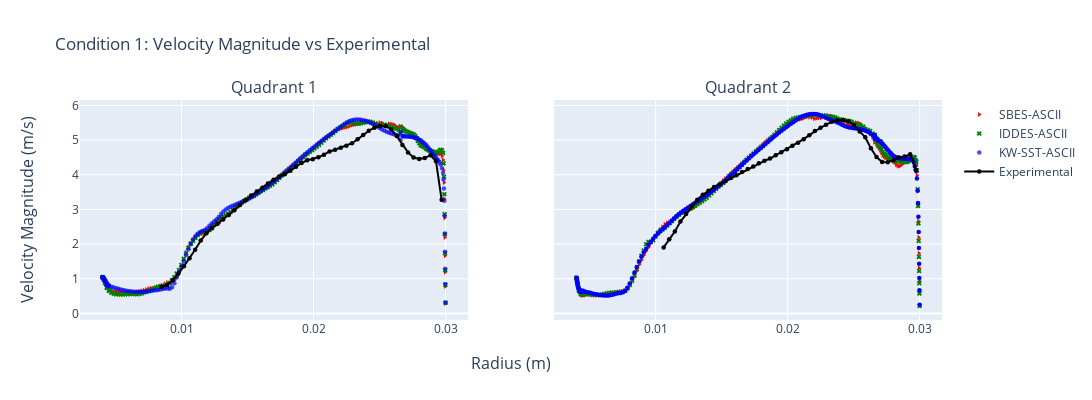

This figure's notebook cell:
### Code cell
color10_16 = ['#636EFA', '#EF553B', '#00CC96', '#AB63FA', '#FFA15A', '#19D3F3', '#FF6692', '#B6E880', '#FF97FF',
              '#FECB52']
fig = make_subplots(
    rows=1,
    cols=2,
    shared_yaxes=True,
    x_title="Radius (m)",
    y_title="Velocity Magnitude (m/s)",
    subplot_titles=("Quadrant 1", "Quadrant 2"))


fig.add_trace(go.Scatter(x=quad_ascii["C1_SBES"]['Q1']['radius_bin_mean'],
                         y=quad_ascii["C1_SBES"]['Q1']['velocity-magnitude_bin_mean'],
                         mode='markers',
                         name='SBES-ASCII',
                          marker=dict(
                              color='red',
                              size = 4.5,
                              line=dict(color='red'),
                              symbol = 'triangle-right')
                          ),
              row=1, col=1)

fig.add_trace(go.Scatter(x=quad_ascii["C1_IDDES"]['Q1']['radius_bin_mean'],
                         y=quad_ascii["C1_IDDES"]['Q1']['velocity-magnitude_bin_mean'],
                         mode='markers',
                         name='IDDES-ASCII',
                          marker=dict(
                              color='green',
                              size = 4.5,
                              line=dict(color='green'),
                              symbol = 'x')
                          ),
              row=1, col=1)

fig.add_trace(go.Scatter(x=quad_ascii["C1_KW"]['Q1']['radius_bin_mean'],
                         y=quad_ascii["C1_KW"]['Q1']['velocity-magnitude_bin_mean'],
                         mode='markers',
                         name='KW-SST-ASCII',
                          marker=dict(
                              color='blue',
                              size = 4.5,
                              line=dict(color='blue'),
                              opacity = 0.7,
                              symbol = 'circle')
                          ),
              row=1, col=1)


fig.add_trace(go.Scatter(x=C1_Experimental["Q1"]['radius'],
                         y=C1_Experimental["Q1"]['Velocity_Magnitude'],
                         mode='markers+lines',
                         name='Experimental',
                          marker=dict(
                              color='black',
                              size = 4.5,
                              line=dict(color='black'),
                              symbol = 'circle')
                          ),
              row=1, col=1)

fig.add_trace(go.Scatter(x=quad_ascii["C1_SBES"]['Q2']['radius_bin_mean'],
                         y=quad_ascii["C1_SBES"]['Q2']['velocity-magnitude_bin_mean'],
                         mode='markers',
                         name='SBES-ASCII',
                          marker=dict(
                              color='red',
                              size = 4.5,
                              line=dict(color='red'),
                              symbol = 'triangle-right'),
                          showlegend=False
                          ),
              row=1, col=2)

fig.add_trace(go.Scatter(x=quad_ascii["C1_IDDES"]['Q2']['radius_bin_mean'],
                         y=quad_ascii["C1_IDDES"]['Q2']['velocity-magnitude_bin_mean'],
                         mode='markers',
                         name='IDDES-ASCII',
                          marker=dict(
                              color='green',
                              size = 4.5,
                              line=dict(color='green'),
                              symbol = 'x'),
                          showlegend=False
                          ),
              row=1, col=2)

fig.add_trace(go.Scatter(x=quad_ascii["C1_KW"]['Q2']['radius_bin_mean'],
                         y=quad_ascii["C1_KW"]['Q2']['velocity-magnitude_bin_mean'],
                         mode='markers',
                         name='KW-SST-ASCII',
                          marker=dict(
                              color='blue',
                              size = 4.5,
                              line=dict(color='blue'),
                              symbol = 'circle'),
                          showlegend=False
                          ),
              row=1, col=2)



fig.add_trace(go.Scatter(x=C1_Experimental["Q2"]['radius'],
                         y=C1_Experimental["Q2"]['Velocity_Magnitude'],
                         mode='markers+lines',
                         name='Experimental',
                          marker=dict(
                              color='black',
                              size = 4.5,
                              line=dict(color='black'),
                              symbol = 'circle'),
                          showlegend=False),

              row=1, col=2)

fig.update_layout(height=400, width=1200,
                  title_text="Condition 1: Velocity Magnitude vs Experimental")

fig.show()
fig.write_image("/Users/jdtarriela/Downloads/C1-velomag.png")

### Figure 1 — Plotly figure (JSON) as saved in the notebook; plotly's stock layout.template omitted (floating-point values rounded to 4 significant figures; data arrays with more than 128 entries replaced by an {"elided": "..."} marker saying what was removed)
{"data": [{"marker": {"color": "red", "line": {"color": "red"}, "size": 4.5, "symbol": "triangle-right"}, "mode": "markers", "name": "SBES-ASCII", "type": "scatter", "x": {"elided": "184 float values"}, "xaxis": "x", "y": {"elided": "184 float values"}, "yaxis": "y"}, {"marker": {"color": "green", "line": {"color": "green"}, "size": 4.5, "symbol": "x"}, "mode": "markers", "name": "IDDES-ASCII", "type": "scatter", "x": {"elided": "184 float values"}, "xaxis": "x", "y": {"elided": "184 float values"}, "yaxis": "y"}, {"marker": {"color": "blue", "line": {"color": "blue"}, "opacity": 0.7, "size": 4.5, "symbol": "circle"}, "mode": "markers", "name": "KW-SST-ASCII", "type": "scatter", "x": {"elided": "184 float values"}, "xaxis": "x", "y": {"elided": "184 float values"}, "yaxis": "y"}, {"marker": {"color": "black", "line": {"color": "black"}, "size": 4.5, "symbol": "circle"}, "mode": "markers+lines", "name": "Experimental", "type": "scatter", "x": [0.008485, 0.00891, 0.009334, 0.009758, 0.01018, 0.01061, 0.01103, 0.01146, 0.01188, 0.0123, 0.01273, 0.01315, 0.01358, 0.014, 0.01442, 0.01485, 0.01527, 0.0157, 0.01612, 0.01655, 0.01697, 0.01739, 0.01782, 0.01824, 0.01867, 0.01909, 0.01952, 0.01994, 0.02036, 0.02079, 0.02121, 0.02164, 0.02206, 0.02249, 0.02291, 0.02333, 0.02376, 0.02418, 0.02461, 0.02503, 0.02546, 0.02588, 0.0263, 0.02673, 0.02715, 0.02758, 0.028, 0.02843, 0.02885, 0.02927, 0.0297], "xaxis": "x", "y": [0.7726, 0.8215, 0.9621, 1.146, 1.364, 1.591, 1.838, 2.1, 2.312, 2.454, 2.583, 2.708, 2.836, 2.976, 3.128, 3.263, 3.398, 3.517, 3.627, 3.746, 3.857, 3.947, 4.018, 4.113, 4.231, 4.34, 4.417, 4.45, 4.503, 4.58, 4.673, 4.721, 4.781, 4.839, 4.91, 5.021, 5.149, 5.27, 5.358, 5.406, 5.4, 5.315, 5.115, 4.861, 4.645, 4.497, 4.454, 4.481, 4.565, 4.388, 3.278], "yaxis": "y"}, {"marker": {"color": "red", "line": {"color": "red"}, "size": 4.5, "symbol": "triangle-right"}, "mode": "markers", "name": "SBES-ASCII", "showlegend": false, "type": "scatter", "x": {"elided": "186 float values"}, "xaxis": "x2", "y": {"elided": "186 float values"}, "yaxis": "y2"}, {"marker": {"color": "green", "line": {"color": "green"}, "size": 4.5, "symbol": "x"}, "mode": "markers", "name": "IDDES-ASCII", "showlegend": false, "type": "scatter", "x": {"elided": "186 float values"}, "xaxis": "x2", "y": {"elided": "186 float values"}, "yaxis": "y2"}, {"marker": {"color": "blue", "line": {"color": "blue"}, "size": 4.5, "symbol": "circle"}, "mode": "markers", "name": "KW-SST-ASCII", "showlegend": false, "type": "scatter", "x": {"elided": "186 float values"}, "xaxis": "x2", "y": {"elided": "186 float values"}, "yaxis": "y2"}, {"marker": {"color": "black", "line": {"color": "black"}, "size": 4.5, "symbol": "circle"}, "mode": "markers+lines", "name": "Experimental", "showlegend": false, "type": "scatter", "x": [0.01061, 0.01103, 0.01146, 0.01188, 0.0123, 0.01273, 0.01315, 0.01358, 0.014, 0.01442, 0.01485, 0.01527, 0.0157, 0.01612, 0.01655, 0.01697, 0.01739, 0.01782, 0.01824, 0.01867, 0.01909, 0.01952, 0.01994, 0.02036, 0.02079, 0.02121, 0.02164, 0.02206, 0.02249, 0.02291, 0.02333, 0.02376, 0.02418, 0.02461, 0.02503, 0.02546, 0.02588, 0.0263, 0.02673, 0.02715, 0.02758, 0.028, 0.02843, 0.02885, 0.02927, 0.0297], "xaxis": "x2", "y": [1.905, 2.141, 2.361, 2.65, 2.865, 3.093, 3.277, 3.42, 3.537, 3.649, 3.727, 3.813, 3.906, 3.989, 4.078, 4.165, 4.239, 4.333, 4.402, 4.469, 4.56, 4.653, 4.735, 4.837, 4.926, 5.027, 5.143, 5.261, 5.356, 5.443, 5.526, 5.572, 5.576, 5.543, 5.428, 5.251, 5.081, 4.762, 4.513, 4.366, 4.358, 4.421, 4.496, 4.525, 4.592, 4.148], "yaxis": "y2"}], "layout": {"annotations": [{"font": {"size": 16}, "showarrow": false, "text": "Quadrant 1", "x": 0.225, "xanchor": "center", "xref": "paper", "y": 1.0, "yanchor": "bottom", "yref": "paper"}, {"font": {"size": 16}, "showarrow": false, "text": "Quadrant 2", "x": 0.775, "xanchor": "center", "xref": "paper", "y": 1.0, "yanchor": "bottom", "yref": "paper"}, {"font": {"size": 16}, "showarrow": false, "text": "Radius (m)", "x": 0.5, "xanchor": "center", "xref": "paper", "y": 0, "yanchor": "top", "yref": "paper", "yshift": -30}, {"font": {"size": 16}, "showarrow": false, "text": "Velocity Magnitude (m/s)", "textangle": -90, "x": 0, "xanchor": "right", "xref": "paper", "xshift": -40, "y": 0.5, "yanchor": "middle", "yref": "paper"}], "height": 400, "title": {"text": "Condition 1: Velocity Magnitude vs Experimental"}, "width": 1200, "xaxis": {"anchor": "y", "domain": [0.0, 0.45]}, "xaxis2": {"anchor": "y2", "domain": [0.55, 1.0]}, "yaxis": {"anchor": "x", "domain": [0.0, 1.0]}, "yaxis2": {"anchor": "x2", "domain": [0.0, 1.0], "matches": "y", "showticklabels": false}}}
